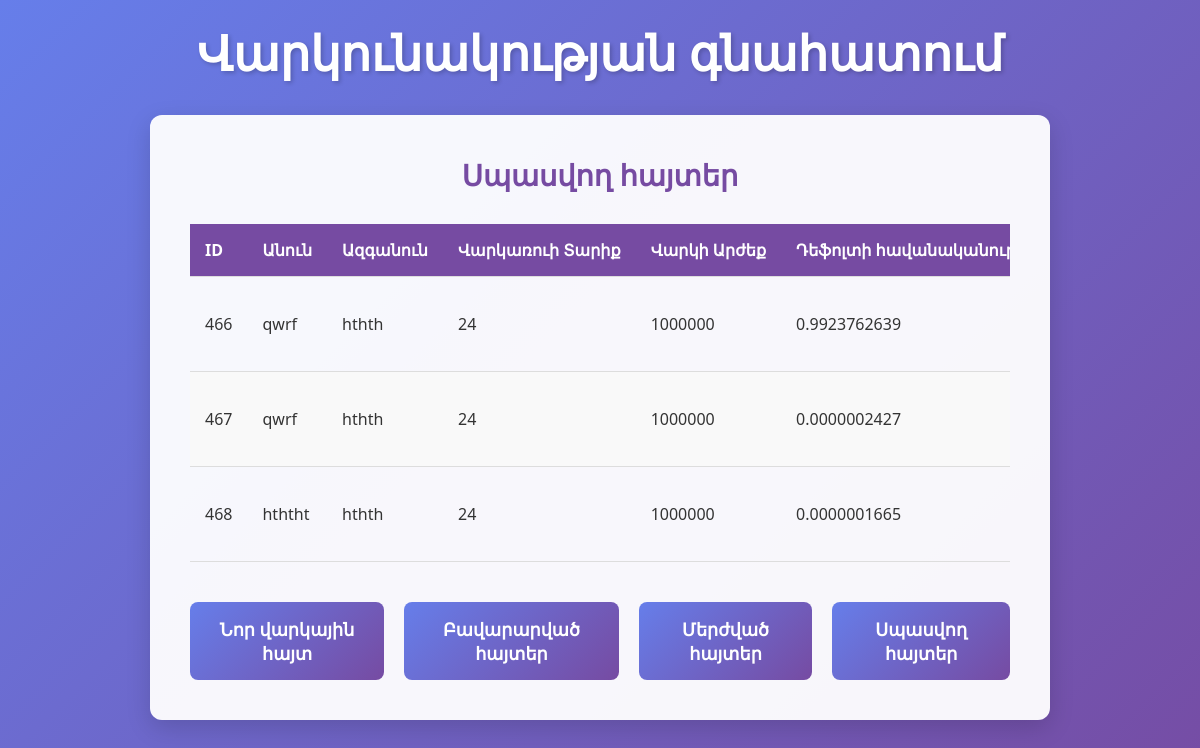
The app's page /pending/, older data.
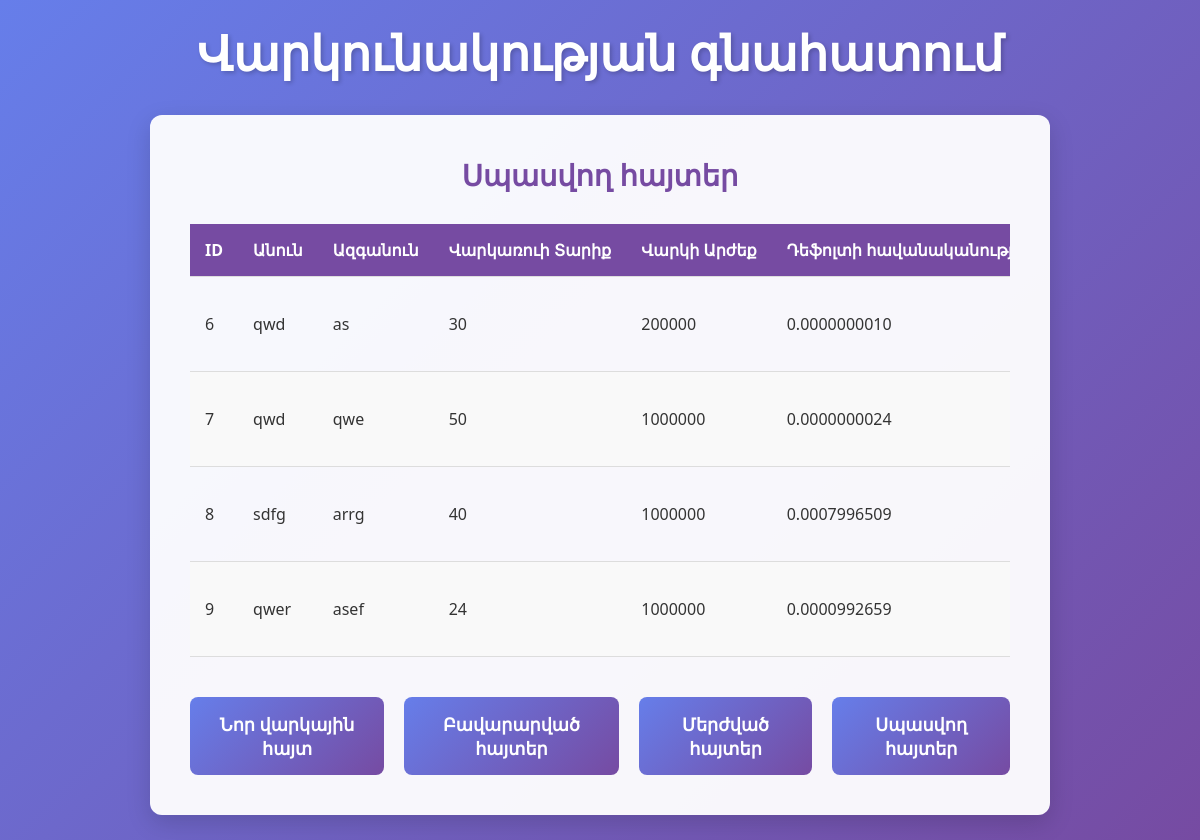
The same page, newer data.
### scoring/models.py (models this page shows, shortened)
class Application(models.Model):
    class Sex(models.TextChoices):
        MALE = 'Male', _('Male')
        FEMALE = 'Female', _('Female')
    class ApplicationStatus(models.TextChoices):
        PENDING = 'Pending', _('Pending')
        ACCEPTED = 'Accepted', _('Accepted')
        REJECTED = 'Rejected', _('Rejected')
    first_name = models.CharField(max_length=100)
    last_name = models.CharField(max_length=100)
    father_name = models.CharField(max_length=100)
    age = models.PositiveIntegerField()
    sex = models.CharField(max_length=10, choices=Sex.choices)
    family_members = models.PositiveIntegerField()
    monthly_income = models.PositiveIntegerField()
    credit_history = models.IntegerField()
    loan_type = models.IntegerField()
    loan_term = models.PositiveIntegerField()
    loan_amount = models.PositiveIntegerField()
    mortgage_type = models.IntegerField()
    prob_default = models.FloatField(null=True, blank=True)
    expected_profit = models.FloatField(null=True, blank=True)
    status = models.CharField(
        max_length=20,
        choices=ApplicationStatus.choices,
        default=ApplicationStatus.PENDING
    )
    marital_status = models.CharField(max_length=20, choices=MaritalStatus.choices, null=True, blank=True)
    education_level = models.CharField(max_length=20, choices=EducationLevel.choices, null=True, blank=True)
    employment_type = models.CharField(max_length=20, choices=EmploymentType.choices, null=True, blank=True)
    work_experience_months = models.PositiveIntegerField(default=0)
    other_monthly_income = models.PositiveIntegerField(default=0)
    existing_loans_amount = models.PositiveIntegerField(default=0)
    existing_monthly_payments = models.PositiveIntegerField(default=0)
    monthly_expenses = models.PositiveIntegerField(default=0)
    loan_purpose = models.CharField(max_length=30, choices=LoanPurpose.choices, null=True, blank=True)
    has_guarantor = models.BooleanField(default=False)

### scoring/views.py (the view)
# urls.py: path('pending/', views.pending_applications, name='pending_applications'),
def pending_applications(request):
    applications = Application.objects.filter(status=Application.ApplicationStatus.PENDING)
    return render(request, 'applications.html', {'applications': applications, 'title': 'Սպասվող հայտեր'})

### scoring/templates/applications.html (shortened to what this page needs)
{% extends 'base.html' %}
{% block content %}
<div class="title">{{ title }}</div>
<div class="table-container">
    <table>
        <thead>
            <tr>
                <th>ID</th>
                <th>Անուն</th>
                <th>Ազգանուն</th>
                <th>Վարկառուի Տարիք</th>
                <th>Վարկի Արժեք</th>
                <th>Դեֆոլտի հավանականություն</th>
            </tr>
        </thead>
        <tbody>
            {% for application in applications %}
            <tr>
                <td>{{ application.id }}</td>
                <td>{{ application.first_name }}</td>
                <td>{{ application.last_name }}</td>
                <td>{{ application.age }}</td>
                <td>{{ application.loan_amount }}</td>
                <td>{{ application.prob_default|floatformat:10 }}</td>
            </tr>
            {% endfor %}
        </tbody>
    </table>
</div>
<div class="first">
    <a href="{% url 'application_form' %}" class="button">Նոր վարկային հայտ</a>
    <a href="{% url 'accepted_applications' %}" class="button">Բավարարված հայտեր</a>
    <a href="{% url 'rejected_applications' %}" class="button">Մերժված հայտեր</a>
    <a href="{% url 'pending_applications' %}" class="button">Սպասվող հայտեր</a>
</div>
{% endblock %}

Row changes from the older to the newer data that the page shows:
removed Application: id "466", first_name "qwrf", last_name "hthth", age "24", loan_amount "1000000", prob_default "0.9923762639"
removed Application: id "467", first_name "qwrf", last_name "hthth", age "24", loan_amount "1000000", prob_default "0.0000002427"
removed Application: id "468", first_name "hththt", last_name "hthth", age "24", loan_amount "1000000", prob_default "0.0000001665"
added Application: id "6", first_name "qwd", last_name "as", age "30", loan_amount "200000", prob_default "0.0000000010"
added Application: id "7", first_name "qwd", last_name "qwe", age "50", loan_amount "1000000", prob_default "0.0000000024"
added Application: id "8", first_name "sdfg", last_name "arrg", age "40", loan_amount "1000000", prob_default "0.0007996509"
added Application: id "9", first_name "qwer", last_name "asef", age "24", loan_amount "1000000", prob_default "0.0000992659"
